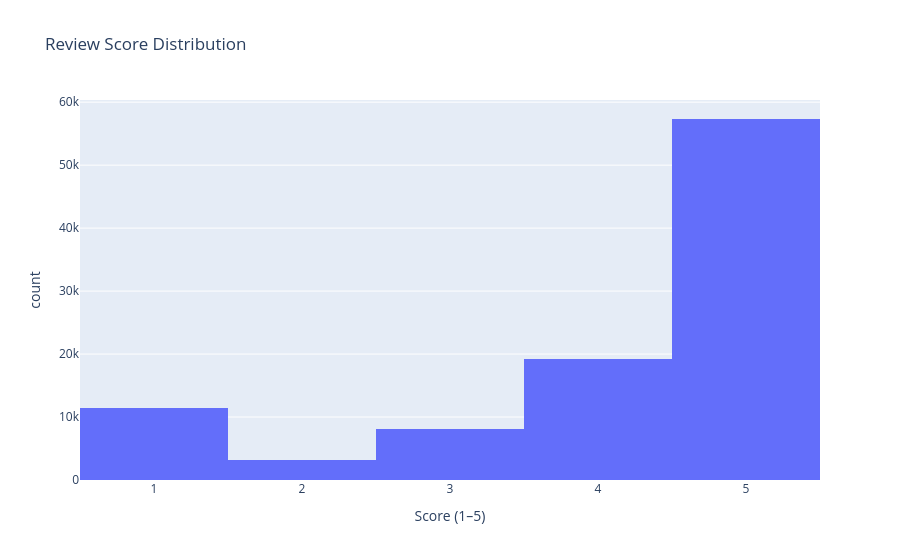

The notebook cell this image was saved under:
### Code cell
# --- Review score distribution ---
px.histogram(reviews, x="review_score", nbins=5,
             title="Review Score Distribution",
             labels={"review_score": "Score (1–5)"})

### Figure 1 — Plotly figure (JSON) as saved in the notebook; plotly's stock layout.template omitted (floating-point values rounded to 4 significant figures; data arrays with more than 128 entries replaced by an {"elided": "..."} marker saying what was removed)
{"data": [{"bingroup": "x", "hovertemplate": "Score (1–5)=%{x}<br>count=%{y}<extra></extra>", "legendgroup": "", "marker": {"color": "#636efa", "pattern": {"shape": ""}}, "name": "", "nbinsx": 5, "orientation": "v", "showlegend": false, "type": "histogram", "x": {"elided": "99224 int values"}, "xaxis": "x", "yaxis": "y"}], "layout": {"barmode": "relative", "legend": {"tracegroupgap": 0}, "title": {"text": "Review Score Distribution"}, "xaxis": {"anchor": "y", "domain": [0, 1], "title": {"text": "Score (1–5)"}}, "yaxis": {"anchor": "x", "domain": [0, 1], "title": {"text": "count"}}}}
